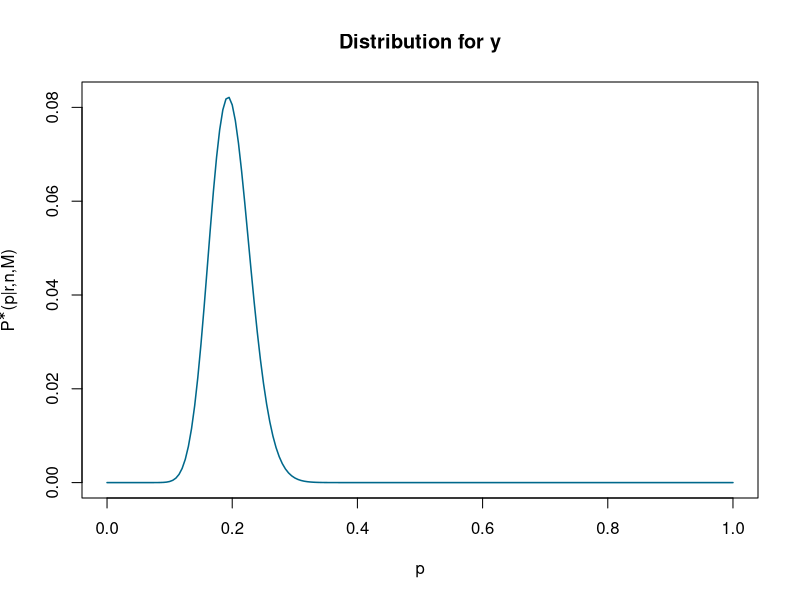
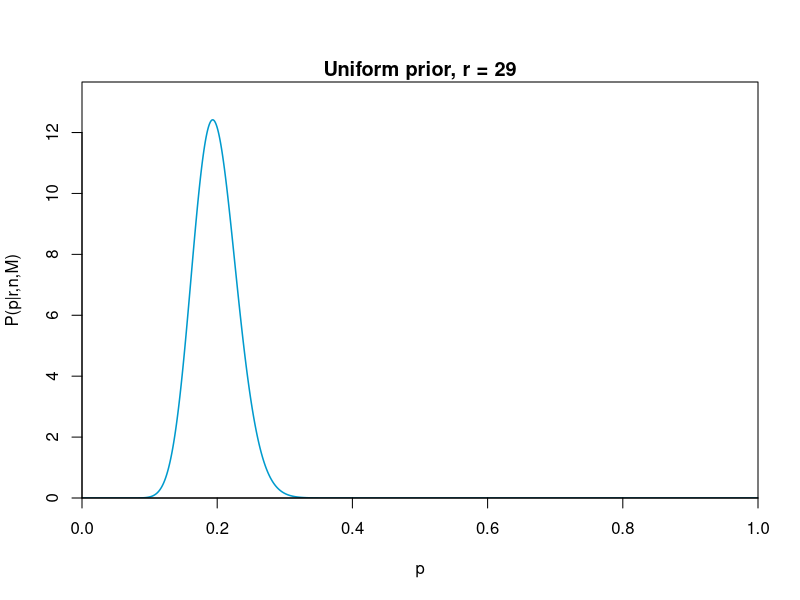
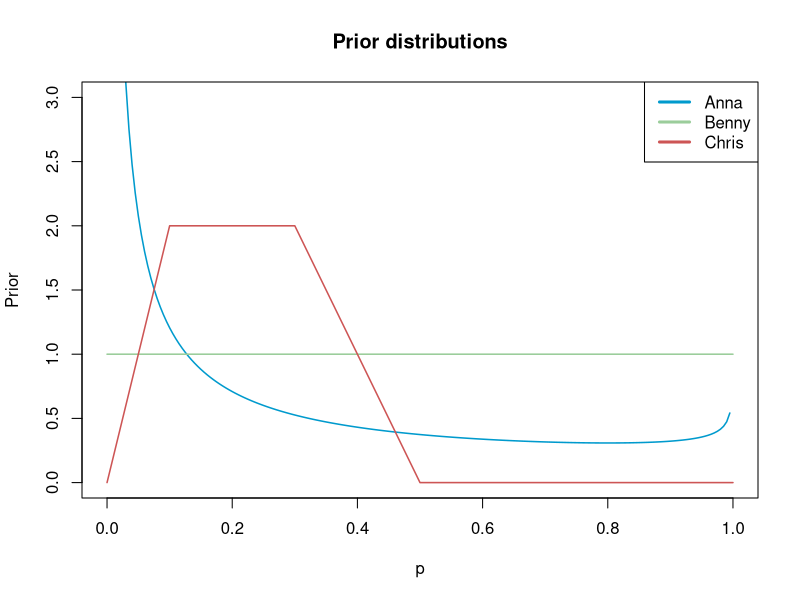
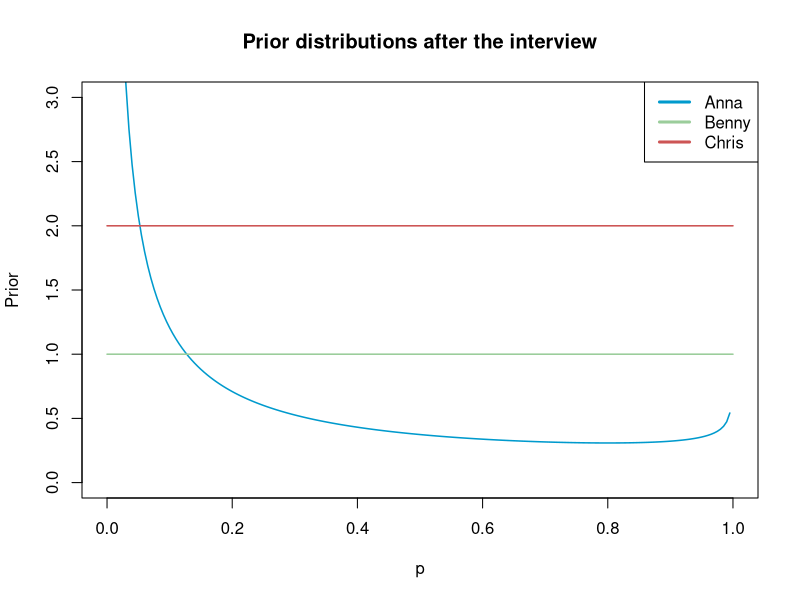
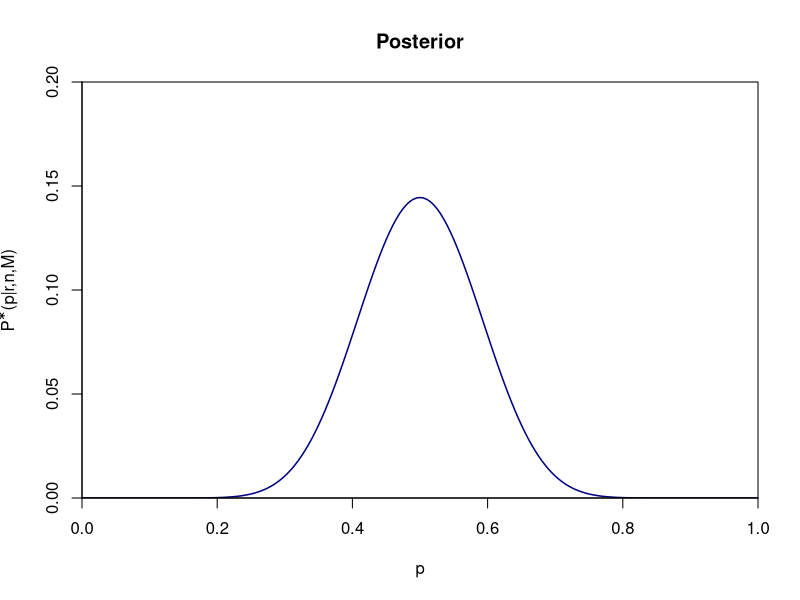
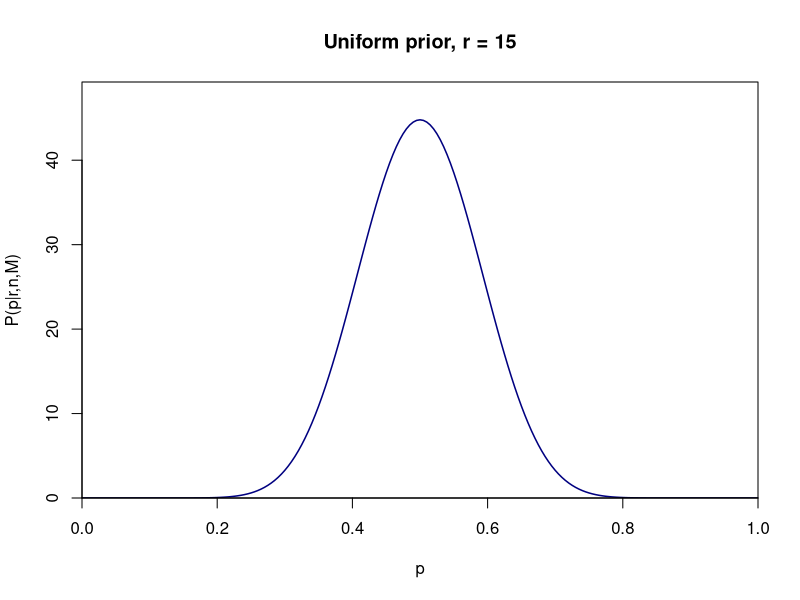

Write R code to recreate these figures, in order.
## ---- chunk 1
knitr::opts_chunk$set(echo = TRUE)
## ---- chunk 2
n <- 150
r <- 29
p <- seq(0, 1, length.out = 201) 
p.post <- dbinom(x=r, size=n, prob=p)
plot(p, p.post, 
     col = "deepskyblue4", 
     lwd = 1.5,
     type = "l", 
     xlab = "p", 
     ylab = expression(paste(P^symbol("*"), "(p|r,n,M)")),
     main = "Distribution for y")
## ---- chunk 3
n.sample <- 2000 # number of intervals in which we divide [0,1] 
delta.p <- 1/n.sample # sub-intervals length
p <- seq(from=1/(2*n.sample), by=1/n.sample, length.out=n.sample)

p.star <- dbinom(x=r, size=n, prob=p) 
p.norm <- p.star/(delta.p*sum(p.star)) 

plot(p, p.norm, 
     type="l", 
     lwd=1.5, 
     col="deepskyblue3", 
     xlim=c(0,1), 
     ylim=c(0,1.1*max(p.norm)), 
     xaxs="i", 
     yaxs="i", 
     xlab="p", 
     ylab="P(p|r,n,M)") 

title(main=paste("Uniform prior, r =",r), line=0.3, cex.main=1.2) 

## ---- chunk 4

## ---- chunk 5
p <- seq(0, 1, length.out = 201) 
alpha <- 0.2
beta <- 0.8
anna.prior <- dbeta(p, alpha, beta)
benny.prior <- dunif(p)
chris.prior <- function(x){
  prior.v <- ifelse(x >= 0 & x < 0.1, 20*p, 
                    ifelse(x >= 0.1 & x < 0.3, 2,
                           ifelse(x >= 0.3 & x < 0.5, 5-10*x, 0)))
  return(prior.v)
}

plot(p, anna.prior,
     ylim = c(0,3),
     lwd=1.5,
     type = "l",
     xlab = "p",
     ylab = "Prior",
     col = "deepskyblue3",
     main = "Prior distributions")

lines(p, benny.prior,
      lwd=1.5,
      type = "l",
      col = "darkseagreen3")

lines(p, chris.prior(p),
      lwd=1.5,
      type = "l",
      col = "indianred3")

legend("topright", 
       c("Anna", "Benny", "Chris"), 
       lwd=3, 
       col=c("deepskyblue3","darkseagreen3","indianred3"))
## ---- chunk 6
plot(p, anna.prior,
     ylim = c(0,3),
     lwd=1.5,
     type = "l",
     xlab = "p",
     ylab = "Prior",
     col = "deepskyblue3",
     main = "Prior distributions after the interview")

lines(p, benny.prior,
      lwd=1.5,
      type = "l",
      col = "darkseagreen3")

lines(p, seq(chris.prior(0.26),chris.prior(0.26),length.out = 201),
      lwd=1.5,
      type = "l",
      col = "indianred3")

legend("topright", 
       c("Anna", "Benny", "Chris"), 
       lwd=3, 
       col=c("deepskyblue3","darkseagreen3","indianred3"))
## ---- chunk 7

## ---- chunk 8
n <- 30
r <- 15  # heads
p <- seq(0, 1, length.out = 201) 
p.post <- dbinom(x=r, size=n, prob=p)

plot(p, p.post, 
     xaxs="i", 
     yaxs="i", 
     col="navy", 
     type="l", 
     lty=1, 
     lwd = 1.5, 
     ylim=c(0,0.2),
     xlab="p",
     ylab=expression(paste(P^symbol("*"),"(p|r,n,M)")),
     main = "Posterior")

p.star <- dbinom(x=r, size=n, prob=p)
p.norm <- p.star/(delta.p*sum(p.star))
plot(p, p.norm,
     type="l", 
     lwd=1.5, 
     col="navy",
     xlim=c(0,1), 
     ylim=c(0,1.1*max(p.norm)),
     xaxs="i", 
     yaxs="i", 
     xlab="p", 
     ylab="P(p|r,n,M)",
     main=paste("Uniform prior, r =",r)) 

# p.prior <- dbeta(p, alpha, beta) COME TROVO ALPHA E BETA PARTENDO DA r e n?
# plot(p, p.prior,
#      xaxs="i",
#      yaxs="i",
#      col="navy",
#      type="l",
#      lty=1,
#      lwd = 1.5,
#      ylim=c(0,3.75),
#      xlab="p",
#      ylab=paste("P(p|M)"),
#      main=paste("Beta(",alpha,",",beta,") prior"))
## ---- chunk 9

## ---- chunk 10

## ---- chunk 11
